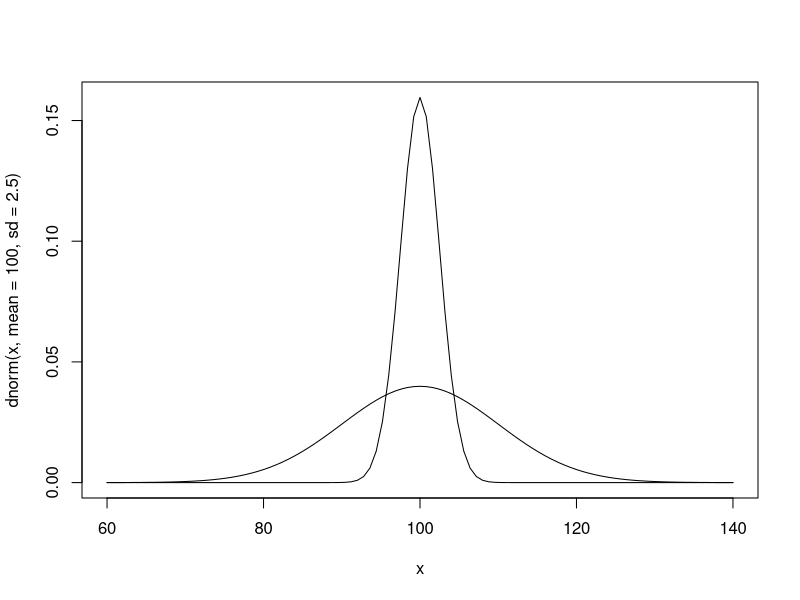

Source code (R):
## ---- chunk 1
curve(dnorm(x, mean = 100, sd = 2.5), 60, 140)
curve(dnorm(x, mean = 100, sd = 10), 60, 140, add=TRUE)
## ---- chunk 2
pnorm(0.1,0.1 * 0.9 /20)
